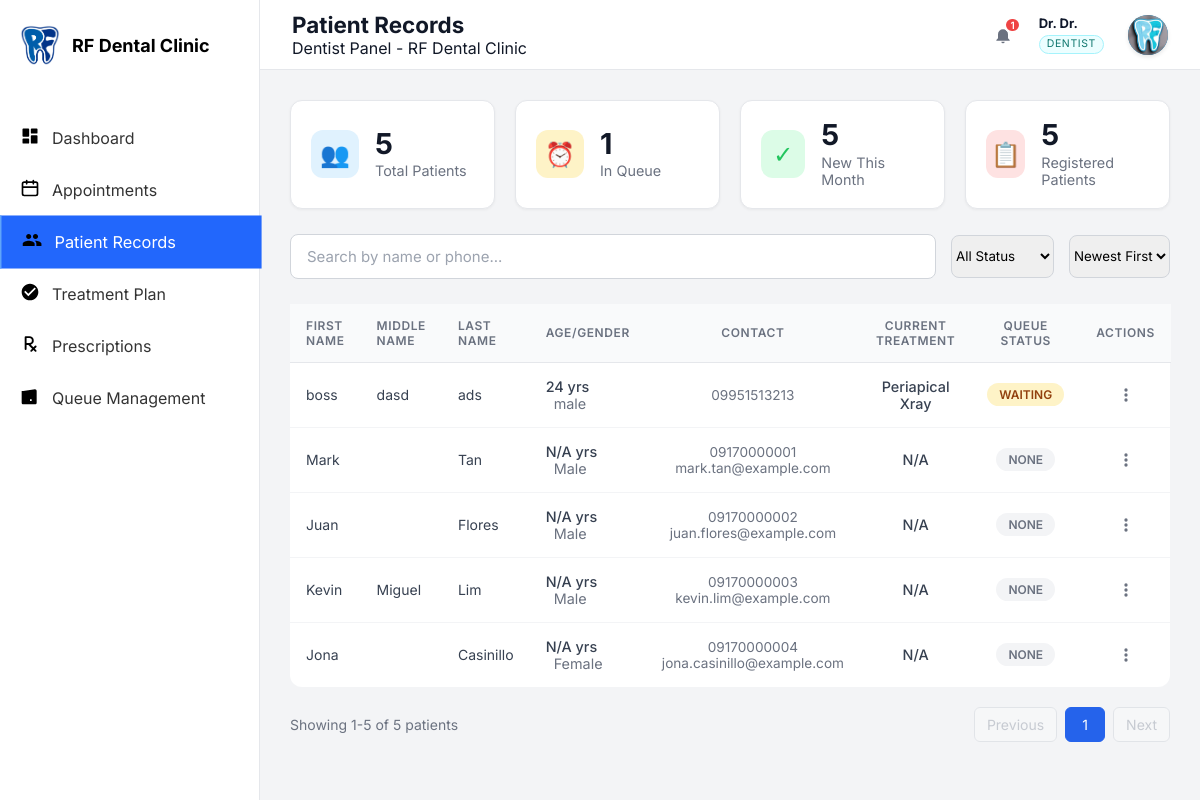
The app's page /dentist_patients.php (signed in) with its own data.
### tables this page shows
CREATE TABLE `patients` (
  `id` int(11) NOT NULL,
  `user_id` int(11) DEFAULT NULL,
  `first_name` varchar(100) DEFAULT NULL,
  `middle_name` varchar(100) DEFAULT NULL,
  `last_name` varchar(100) DEFAULT NULL,
  `suffix` varchar(10) DEFAULT NULL,
  `age` int(11) DEFAULT NULL,
  `gender` varchar(10) DEFAULT NULL,
  `date_of_birth` date DEFAULT NULL,
  `phone` varchar(20) DEFAULT NULL,
  `email` varchar(100) DEFAULT NULL,
  `address` text DEFAULT NULL,
  `city` varchar(100) DEFAULT NULL,
  `province` varchar(100) DEFAULT NULL,
  `zip_code` varchar(20) DEFAULT NULL,
  `religion` varchar(50) DEFAULT NULL,
  `dental_insurance` varchar(100) DEFAULT NULL,
  `insurance_effective_date` date DEFAULT NULL,
  `registration_source` varchar(50) DEFAULT 'direct',
  `source_appointment_id` int(11) DEFAULT NULL,
  `status` enum('active','inactive') DEFAULT 'active',
  `is_archived` tinyint(1) NOT NULL DEFAULT 0,
  `created_at` timestamp NOT NULL DEFAULT current_timestamp(),
  `updated_at` timestamp NOT NULL DEFAULT current_timestamp() ON UPDATE current_timestamp(),
  `created_by` int(11) DEFAULT NULL,
  `deleted_at` datetime DEFAULT NULL
);

### dentist_patients.php (the view, shortened to what this page needs)
<?php
require_once 'config/database.php';
require_once 'includes/dentist_layout_start.php';
try {
    require_once 'config/database.php';
    $stmt = $pdo->query("
        SELECT p.*,
               (SELECT status FROM queue WHERE patient_id = p.id ORDER BY created_at DESC LIMIT 1) as queue_status,
               (SELECT treatment_type FROM queue WHERE patient_id = p.id ORDER BY created_at DESC LIMIT 1) as current_treatment
        FROM patients p
        ORDER BY p.created_at DESC
    ");
    $patients = $stmt->fetchAll(PDO::FETCH_ASSOC);
} catch (Exception $e) {
    $patients = [];
}
$perPage = 7;
$currentPage = isset($_GET['page']) && is_numeric($_GET['page']) ? max(1, intval($_GET['page'])) : 1;
try {
    $totalPatients = (int)$pdo->query("SELECT COUNT(*) FROM patients")->fetchColumn();
} catch (Exception $e) {
    $totalPatients = count($patients);
}
$totalPages = max(1, ceil($totalPatients / $perPage));
$offset = ($currentPage - 1) * $perPage;
$showingStart = $totalPatients > 0 ? $offset + 1 : 0;
$showingEnd = min($offset + $perPage, $totalPatients);
try {
    $stmt = $pdo->prepare("
        SELECT p.*,
               (SELECT status FROM queue WHERE patient_id = p.id ORDER BY created_at DESC LIMIT 1) as queue_status,
               (SELECT treatment_type FROM queue WHERE patient_id = p.id ORDER BY created_at DESC LIMIT 1) as current_treatment
        FROM patients p
        ORDER BY p.created_at DESC
        LIMIT :limit OFFSET :offset
    ");
    $stmt->bindValue(':limit', $perPage, PDO::PARAM_INT);
    $stmt->bindValue(':offset', $offset, PDO::PARAM_INT);
    $stmt->execute();
    $patients = $stmt->fetchAll(PDO::FETCH_ASSOC);
} catch (Exception $e) {
    $patients = [];
}
?>
<div class="summary-cards">
    <div class="summary-card">
        <div class="summary-icon blue" style="background: #e0f2fe; color: #0284c7;">👥</div>
        <div class="summary-info">
            <h3><?php echo count($patients); ?></h3>
            <p>Total Patients</p>
        </div>
    </div>
    <div class="summary-card">
        <div class="summary-icon yellow">⏰</div>
        <div class="summary-info">
            <h3><?php echo count(array_filter($patients, fn($p) => in_array($p['queue_status'] ?? '', ['waiting', 'in_procedure']))); ?></h3>
            <p>In Queue</p>
        </div>
    </div>
    <div class="summary-card">
        <div class="summary-icon green">✓</div>
        <div class="summary-info">
            <h3><?php echo count(array_filter($patients, fn($p) => !empty($p['created_at']) && strtotime($p['created_at']) > strtotime('-30 days'))); ?></h3>
            <p>New This Month</p>
        </div>
    </div>
    <div class="summary-card">
        <div class="summary-icon red" style="background: #fee2e2; color: #dc2626;">📋</div>
        <div class="summary-info">
            <h3><?php echo count($patients); ?></h3>
            <p>Registered Patients</p>
        </div>
    </div>
</div>
<div class="search-filter-row">
    <input type="text" id="searchInput" placeholder="Search by name or phone..." class="search-input">
    <select id="statusFilter" class="filter-select">
        <option value="">All Status</option>
    </select>
    <select id="sortFilter" class="filter-select">
        <option value="newest">Newest First</option>
    </select>
</div>
    <?php if (empty($patients)): ?>
        <div class="empty-state" style="text-align: center; padding: 60px 20px;">
            <svg xmlns="http://www.w3.org/2000/svg" width="64" height="64" viewBox="0 0 24 24" fill="none" stroke="#d1d5db" stroke-width="1.5" style="margin: 0 auto 16px; display: block;">
                <path d="M17 21v-2a4 4 0 0 0-4-4H5a4 4 0 0 0-4 4v2"></path>
                <circle cx="9" cy="7" r="4"></circle>
                <path d="M23 21v-2a4 4 0 0 0-3-3.87"></path>
                <path d="M16 3.13a4 4 0 0 1 0 7.75"></path>
            </svg>
            <h3 style="color: #111827; font-size: 1.5rem; margin-bottom: 10px;">No Patients Found</h3>
            <p style="color: #6b7280; font-size: 0.9rem;">Patients will appear here once they are registered</p>
        </div>
    <?php else: ?>
        <div class="table-container">
            <table class="data-table" id="patientsTable">
                <thead>
                    <tr>
                        <th>First Name</th>
                        <th>Middle Name</th>
                        <th>Last Name</th>
                        <th>Age/Gender</th>
                        <th>Contact</th>
                        <th>Current Treatment</th>
                        <th>Queue Status</th>
                        <th>Actions</th>
                    </tr>
                </thead>
                <tbody>
                    <?php foreach ($patients as $patient): ?>
                        <tr class="patient-row"
                            data-name="<?php echo strtolower(htmlspecialchars($patient['first_name'] ?? '')); ?>"
                            data-phone="<?php echo strtolower(htmlspecialchars($patient['phone'] ?? '')); ?>"
                            data-status="<?php echo $patient['queue_status'] ?? ''; ?>">
                            <td>
                                <?php echo htmlspecialchars($patient['first_name'] ?? ''); ?>
                            </td>
                            <td>
                                <?php echo htmlspecialchars($patient['middle_name'] ?? ''); ?>
                            </td>
                            <td>
                                <?php echo htmlspecialchars($patient['last_name'] ?? ''); ?>
                            </td>
                            <td>
                                <div style="font-size: 0.9rem;">
                                    <span style="font-weight: 500;"><?php echo $patient['age'] ?? 'N/A'; ?> yrs</span>
                                    <span style="color: #6b7280; margin-left: 8px;"><?php echo $patient['gender'] ?? 'N/A'; ?></span>
                                </div>
                            </td>
                            <td>
                                <div style="font-size: 0.85rem; color: #6b7280;">
                                    <div><?php echo htmlspecialchars($patient['phone'] ?: 'N/A'); ?></div>
                                    <div><?php echo htmlspecialchars($patient['email'] ?: ''); ?></div>
                                </div>
                            </td>
                            <td>
                                <div style="font-size: 0.9rem; font-weight: 500;">
                                    <?php echo htmlspecialchars($patient['current_treatment'] ?: 'N/A'); ?>
                                </div>
                            </td>
                            <td>
                                <?php
                                    $status = $patient['queue_status'] ?? '';
                                    $statusColors = [
                                        'waiting' => '#fef3c7:#92400e',
                                        'in_procedure' => '#dbeafe:#1e40af',
                                        'completed' => '#d1fae5:#065f46',
                                        'on_hold' => '#f3f4f6:#6b7280',
                                        'cancelled' => '#fee2e2:#dc2626',
                                        'scheduled' => '#e0e7ff:#4338ca'
                                    ];
                                    $bgColor = '#f3f4f6';
                                    $textColor = '#6b7280';
                                    if (isset($statusColors[$status])) {
                                        list($bg, $text) = explode(':', $statusColors[$status]);
                                        $bgColor = $bg;
                                        $textColor = $text;
                                    }
                                ?>
                                <span class="status-badge" style="background: <?php echo $bgColor; ?>; color: <?php echo $textColor; ?>;">
                                    <?php echo ucfirst(str_replace('_', ' ', $status ?: 'None')); ?>
                                </span>
                            </td>
                            <td>
                                <div class="patient-kebab-menu">
                                    <button class="patient-kebab-btn" data-patient-id="<?php echo $patient['id']; ?>">
                                        <svg xmlns="http://www.w3.org/2000/svg" width="20" height="20" viewBox="0 0 24 24" fill="currentColor">
                                            <circle cx="12" cy="6" r="2"/>
                                            <circle cx="12" cy="12" r="2"/>
                                            <circle cx="12" cy="18" r="2"/>
                                        </svg>
                                    </button>
                                </div>
                            </td>
                        </tr>
                    <?php endforeach; ?>
                </tbody>
            </table>
        </div>
    <?php endif; ?>
    <?php if ($totalPatients > 0): ?>
    <div class="pagination">
        <span class="pagination-info">Showing <?php echo $showingStart; ?>-<?php echo $showingEnd; ?> of <?php echo $totalPatients; ?> patients</span>
        <div class="pagination-buttons">
            <?php
            $queryString = $_GET;
            unset($queryString['page']);
            $baseUrl = '?' . http_build_query($queryString);
            ?>
            <?php if ($currentPage > 1): ?>
                <a href="<?php echo $baseUrl; ?>page=<?php echo $currentPage - 1; ?>" class="pagination-btn">Previous</a>
            <?php else: ?>
                <button class="pagination-btn" disabled>Previous</button>
            <?php endif; ?>
            <?php for ($i = 1; $i <= $totalPages; $i++): ?>
                <?php if ($i == 1 || $i == $totalPages || ($i >= $currentPage - 1 && $i <= $currentPage + 1)): ?>
                    <?php if ($i == $currentPage): ?>
                        <button class="pagination-btn active"><?php echo $i; ?></button>
                    <?php else: ?>
                        <a href="<?php echo $baseUrl; ?>page=<?php echo $i; ?>" class="pagination-btn"><?php echo $i; ?></a>
                    <?php endif; ?>
                <?php elseif ($i == $currentPage - 2 || $i == $currentPage + 2): ?>
                    <span class="pagination-ellipsis">...</span>
                <?php endif; ?>
            <?php endfor; ?>
            <?php if ($currentPage < $totalPages): ?>
                <a href="<?php echo $baseUrl; ?>page=<?php echo $currentPage + 1; ?>" class="pagination-btn">Next</a>
            <?php else: ?>
                <button class="pagination-btn" disabled>Next</button>
            <?php endif; ?>
        </div>
    </div>
    <?php endif; ?>
<?php require_once 'includes/dentist_layout_end.php'; ?>

### assets/css/dentist_dashboard.css (style rules this page uses)
:root { --primary-color: #0ea5e9; --primary-dark: #0284c7; --sidebar-bg: #375ba9; --sidebar-text: #000000; --sidebar-active-bg: #2563eb; --sidebar-active-text: #ffffff; --bg-body: #f3f4f6; --bg-card: #ffffff; --text-main: #111827; --text-secondary: #6b7280; --border-color: #e5e7eb; --status-waiting-bg: #e0f2fe; --status-waiting-text: #0369a1; --status-serving-bg: #dcfce7; --status-serving-text: #15803d; --status-cancelled-bg: #fee2e2; --status-cancelled-text: #b91c1c; --card-waiting: #f59e0b; --card-completed: #22c55e; --card-cancelled: #ef4444; --card-skipped: #9ca3af; }
* { box-sizing: border-box; margin: 0; padding: 0; font-family: 'Inter', sans-serif; }
body { background-color: var(--bg-body); color: var(--text-main); display: flex; min-height: 100vh; min-height: 100dvh; height: 100vh; overflow: hidden; }
.summary-cards { display: grid; grid-template-columns: repeat(4, 1fr); gap: 20px; margin-bottom: 30px; padding-bottom: 25px; }
.summary-card { background: var(--bg-card); padding: 20px; border-radius: 12px; display: flex; align-items: center; gap: 16px; box-shadow: 0 1px 3px rgba(0,0,0,0.05); border: 1px solid var(--border-color); }
.summary-icon { width: 48px; height: 48px; border-radius: 12px; display: flex; align-items: center; justify-content: center; font-size: 1.5rem; }
.summary-icon.yellow { background: #fef3c7; color: var(--card-waiting); }
.summary-icon.green { background: #dcfce7; color: var(--card-completed); }
.summary-icon.red { background: #fee2e2; color: var(--card-cancelled); }
.summary-info h3 { font-size: 1.8rem; font-weight: 700; line-height: 1; }
.summary-info p { font-size: 0.9rem; color: var(--text-secondary); margin-top: 4px; }
.status-badge { font-size: 0.75rem; padding: 4px 8px; border-radius: 4px; font-weight: 600; text-transform: uppercase; }
.search-input { padding: 10px 16px; border: 1px solid var(--border-color); border-radius: 8px; width: 300px; outline: none; }
.data-table { width: 100%; border-collapse: collapse; }
.data-table th, .data-table td { padding: 12px 16px; text-align: left; border-bottom: 1px solid var(--border-color); }
.data-table th { font-weight: 600; color: var(--text-secondary); font-size: 0.85rem; text-transform: uppercase; letter-spacing: 0.05em; background: #f9fafb; }
.search-input { transition: border-color 0.2s ease, box-shadow 0.2s ease; }
.data-table tbody tr { transition: background-color 0.2s ease; }
.section-card, .summary-card { transition: transform 0.2s ease, box-shadow 0.2s ease; }

### records on screen
patients: first_name "boss", middle_name "dasd", last_name "ads", age "24", gender "male", phone "09951513213", current_treatment "Periapical Xray", status "WAITING"
patients: first_name "Mark", last_name "Tan", age "N/A", gender "Male", phone "09170000001", email "mark.tan@example.com", current_treatment "N/A", status "NONE"
patients: first_name "Juan", last_name "Flores", age "N/A", gender "Male", phone "09170000002", email "juan.flores@example.com", current_treatment "N/A", status "NONE"
patients: first_name "Kevin", middle_name "Miguel", last_name "Lim", age "N/A", gender "Male", phone "09170000003", email "kevin.lim@example.com", current_treatment "N/A", status "NONE"
patients: first_name "Jona", last_name "Casinillo", age "N/A", gender "Female", phone "09170000004", email "jona.casinillo@example.com", current_treatment "N/A", status "NONE"

### other values on screen
$pageTitle "Patient Records"
$notificationTotal "1"
$displayHeaderName "Dr. Dr."
count($patients) "5"
$showingStart "1"
$showingEnd "5"
$totalPatients "5"
